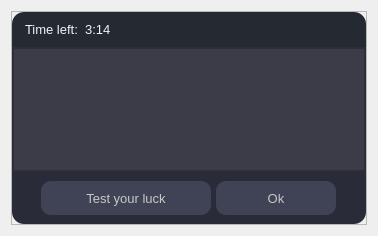
<?xml version="1.0" encoding="UTF-8"?>
<ui version="4.0">
 <class>Form</class>
 <widget class="QWidget" name="Form">
  <property name="geometry">
   <rect>
    <x>0</x>
    <y>0</y>
    <width>378</width>
    <height>236</height>
   </rect>
  </property>
  <property name="windowTitle">
   <string>Form</string>
  </property>
  <layout class="QHBoxLayout" name="horizontalLayout">
   <item>
    <widget class="QFrame" name="frame">
     <property name="maximumSize">
      <size>
       <width>16777215</width>
       <height>214</height>
      </size>
     </property>
     <property name="frameShape">
      <enum>QFrame::StyledPanel</enum>
     </property>
     <property name="frameShadow">
      <enum>QFrame::Raised</enum>
     </property>
     <layout class="QVBoxLayout" name="verticalLayout">
      <property name="spacing">
       <number>0</number>
      </property>
      <property name="leftMargin">
       <number>0</number>
      </property>
      <property name="topMargin">
       <number>0</number>
      </property>
      <property name="rightMargin">
       <number>0</number>
      </property>
      <property name="bottomMargin">
       <number>0</number>
      </property>
      <item>
       <widget class="QFrame" name="title_bar">
        <property name="minimumSize">
         <size>
          <width>0</width>
          <height>35</height>
         </size>
        </property>
        <property name="maximumSize">
         <size>
          <width>16777215</width>
          <height>35</height>
         </size>
        </property>
        <property name="styleSheet">
         <string notr="true">background-color: rgb(37, 41, 50);
border-top-right-radius: 12px;
border-top-left-radius: 12px;</string>
        </property>
        <property name="frameShape">
         <enum>QFrame::StyledPanel</enum>
        </property>
        <property name="frameShadow">
         <enum>QFrame::Raised</enum>
        </property>
        <layout class="QHBoxLayout" name="horizontalLayout_2">
         <property name="spacing">
          <number>0</number>
         </property>
         <property name="leftMargin">
          <number>0</number>
         </property>
         <property name="topMargin">
          <number>0</number>
         </property>
         <property name="rightMargin">
          <number>7</number>
         </property>
         <property name="bottomMargin">
          <number>0</number>
         </property>
         <item>
          <widget class="QLabel" name="title">
           <property name="minimumSize">
            <size>
             <width>230</width>
             <height>1</height>
            </size>
           </property>
           <property name="maximumSize">
            <size>
             <width>16777215</width>
             <height>16777215</height>
            </size>
           </property>
           <property name="font">
            <font>
             <family>Segoe UI</family>
             <pointsize>10</pointsize>
            </font>
           </property>
           <property name="styleSheet">
            <string notr="true">background-color: transparent;
text-align: left;
padding-left: 10px;
color: rgb(242, 242, 248, 255);</string>
           </property>
           <property name="text">
            <string>Time left:  3:14</string>
           </property>
          </widget>
         </item>
         <item>
          <widget class="QFrame" name="frame_5">
           <property name="minimumSize">
            <size>
             <width>30</width>
             <height>0</height>
            </size>
           </property>
           <property name="maximumSize">
            <size>
             <width>30</width>
             <height>30</height>
            </size>
           </property>
           <property name="frameShape">
            <enum>QFrame::StyledPanel</enum>
           </property>
           <property name="frameShadow">
            <enum>QFrame::Raised</enum>
           </property>
           <layout class="QHBoxLayout" name="horizontalLayout_3">
            <property name="spacing">
             <number>0</number>
            </property>
            <property name="leftMargin">
             <number>0</number>
            </property>
            <property name="topMargin">
             <number>1</number>
            </property>
            <property name="rightMargin">
             <number>7</number>
            </property>
            <property name="bottomMargin">
             <number>0</number>
            </property>
           </layout>
          </widget>
         </item>
         <item>
          <widget class="QPushButton" name="close_btn">
           <property name="sizePolicy">
            <sizepolicy hsizetype="Minimum" vsizetype="Fixed">
             <horstretch>0</horstretch>
             <verstretch>0</verstretch>
            </sizepolicy>
           </property>
           <property name="minimumSize">
            <size>
             <width>24</width>
             <height>24</height>
            </size>
           </property>
           <property name="maximumSize">
            <size>
             <width>24</width>
             <height>24</height>
            </size>
           </property>
           <property name="cursor">
            <cursorShape>PointingHandCursor</cursorShape>
           </property>
           <property name="styleSheet">
            <string notr="true">QPushButton {
background-color: transparent;
border-radius: 4px
}

QPushButton:hover {
background-color: rgb(225, 225, 225, 25);
}

QPushButton:pressed {
background-color: rgb(255, 0, 0, 135);
}</string>
           </property>
           <property name="text">
            <string/>
           </property>
           <property name="icon">
            <iconset resource="../icons.qrc">
             <normaloff>:/images/icons/close.png</normaloff>:/images/icons/close.png</iconset>
           </property>
           <property name="iconSize">
            <size>
             <width>22</width>
             <height>22</height>
            </size>
           </property>
          </widget>
         </item>
        </layout>
       </widget>
      </item>
      <item>
       <widget class="QFrame" name="frame_2">
        <property name="minimumSize">
         <size>
          <width>0</width>
          <height>125</height>
         </size>
        </property>
        <property name="maximumSize">
         <size>
          <width>16777215</width>
          <height>125</height>
         </size>
        </property>
        <property name="styleSheet">
         <string notr="true">background-color: rgb(59, 60, 72)</string>
        </property>
        <property name="frameShape">
         <enum>QFrame::StyledPanel</enum>
        </property>
        <property name="frameShadow">
         <enum>QFrame::Raised</enum>
        </property>
        <layout class="QHBoxLayout" name="horizontalLayout_5">
         <property name="spacing">
          <number>0</number>
         </property>
         <property name="leftMargin">
          <number>0</number>
         </property>
         <property name="topMargin">
          <number>0</number>
         </property>
         <property name="rightMargin">
          <number>0</number>
         </property>
         <property name="bottomMargin">
          <number>0</number>
         </property>
         <item>
          <widget class="QFrame" name="frame_4">
           <property name="frameShape">
            <enum>QFrame::StyledPanel</enum>
           </property>
           <property name="frameShadow">
            <enum>QFrame::Raised</enum>
           </property>
           <layout class="QVBoxLayout" name="verticalLayout_2">
            <property name="spacing">
             <number>0</number>
            </property>
            <property name="leftMargin">
             <number>0</number>
            </property>
            <property name="topMargin">
             <number>0</number>
            </property>
            <property name="rightMargin">
             <number>0</number>
            </property>
            <property name="bottomMargin">
             <number>0</number>
            </property>
            <item>
             <widget class="QStackedWidget" name="stage_frame">
              <property name="currentIndex">
               <number>2</number>
              </property>
              <widget class="QWidget" name="first_stage">
               <layout class="QVBoxLayout" name="verticalLayout_3">
                <property name="spacing">
                 <number>0</number>
                </property>
                <property name="leftMargin">
                 <number>0</number>
                </property>
                <property name="topMargin">
                 <number>5</number>
                </property>
                <property name="rightMargin">
                 <number>0</number>
                </property>
                <property name="bottomMargin">
                 <number>0</number>
                </property>
                <item>
                 <widget class="QFrame" name="frame_7">
                  <property name="minimumSize">
                   <size>
                    <width>0</width>
                    <height>55</height>
                   </size>
                  </property>
                  <property name="maximumSize">
                   <size>
                    <width>16777215</width>
                    <height>55</height>
                   </size>
                  </property>
                  <property name="frameShape">
                   <enum>QFrame::StyledPanel</enum>
                  </property>
                  <property name="frameShadow">
                   <enum>QFrame::Raised</enum>
                  </property>
                  <layout class="QVBoxLayout" name="verticalLayout_5">
                   <property name="spacing">
                    <number>0</number>
                   </property>
                   <property name="leftMargin">
                    <number>0</number>
                   </property>
                   <property name="topMargin">
                    <number>0</number>
                   </property>
                   <property name="rightMargin">
                    <number>0</number>
                   </property>
                   <property name="bottomMargin">
                    <number>0</number>
                   </property>
                   <item alignment="Qt::AlignHCenter">
                    <widget class="QLineEdit" name="input_lineedit">
                     <property name="minimumSize">
                      <size>
                       <width>225</width>
                       <height>50</height>
                      </size>
                     </property>
                     <property name="maximumSize">
                      <size>
                       <width>225</width>
                       <height>50</height>
                      </size>
                     </property>
                     <property name="font">
                      <font>
                       <family>Segoe UI</family>
                       <pointsize>10</pointsize>
                      </font>
                     </property>
                     <property name="styleSheet">
                      <string notr="true">QLineEdit {
padding-left: 10px;
padding-right: 10px;
border-radius: 10px;
background-color: rgb(27, 29, 35);
color: rgb(200, 200, 200);
padding-bottom: 1px;
selection-background-color: rgb(189, 147, 249, 150);
selection-color: rgb(195, 195, 195);
border: 2px solid rgb(27, 29, 35)
}

QLineEdit:hover{
border: 2px solid rgb(42, 45, 54);
background-color: rgb(34, 36, 42);
}

QLineEdit:focus{
background-color: rgb(34, 36, 42);
border: 2px solid rgb(130, 90, 207);
}

QLineEdit:disabled {
background-color: rgb(255, 0, 0);}</string>
                     </property>
                     <property name="alignment">
                      <set>Qt::AlignCenter</set>
                     </property>
                     <property name="dragEnabled">
                      <bool>true</bool>
                     </property>
                    </widget>
                   </item>
                  </layout>
                 </widget>
                </item>
                <item alignment="Qt::AlignHCenter">
                 <widget class="QLabel" name="message_1_label">
                  <property name="minimumSize">
                   <size>
                    <width>350</width>
                    <height>50</height>
                   </size>
                  </property>
                  <property name="maximumSize">
                   <size>
                    <width>350</width>
                    <height>50</height>
                   </size>
                  </property>
                  <property name="font">
                   <font>
                    <family>Segoe UI</family>
                    <pointsize>10</pointsize>
                   </font>
                  </property>
                  <property name="styleSheet">
                   <string notr="true">background-color: transparent;
text-align: center;
color: rgb(200, 200, 200, 255);</string>
                  </property>
                  <property name="text">
                   <string/>
                  </property>
                  <property name="alignment">
                   <set>Qt::AlignCenter</set>
                  </property>
                 </widget>
                </item>
               </layout>
              </widget>
              <widget class="QWidget" name="page_2">
               <layout class="QVBoxLayout" name="verticalLayout_4">
                <property name="spacing">
                 <number>0</number>
                </property>
                <property name="leftMargin">
                 <number>0</number>
                </property>
                <property name="topMargin">
                 <number>5</number>
                </property>
                <property name="rightMargin">
                 <number>0</number>
                </property>
                <property name="bottomMargin">
                 <number>0</number>
                </property>
                <item>
                 <widget class="QFrame" name="digit_frame">
                  <property name="minimumSize">
                   <size>
                    <width>0</width>
                    <height>55</height>
                   </size>
                  </property>
                  <property name="maximumSize">
                   <size>
                    <width>16777215</width>
                    <height>55</height>
                   </size>
                  </property>
                  <property name="styleSheet">
                   <string notr="true">background: transparent;</string>
                  </property>
                  <property name="frameShape">
                   <enum>QFrame::StyledPanel</enum>
                  </property>
                  <property name="frameShadow">
                   <enum>QFrame::Raised</enum>
                  </property>
                  <layout class="QHBoxLayout" name="horizontalLayout_6">
                   <property name="spacing">
                    <number>10</number>
                   </property>
                   <property name="leftMargin">
                    <number>0</number>
                   </property>
                   <property name="topMargin">
                    <number>0</number>
                   </property>
                   <property name="rightMargin">
                    <number>0</number>
                   </property>
                   <property name="bottomMargin">
                    <number>0</number>
                   </property>
                   <item>
                    <spacer name="horizontalSpacer_3">
                     <property name="orientation">
                      <enum>Qt::Horizontal</enum>
                     </property>
                     <property name="sizeHint" stdset="0">
                      <size>
                       <width>40</width>
                       <height>20</height>
                      </size>
                     </property>
                    </spacer>
                   </item>
                   <item>
                    <widget class="QLineEdit" name="hundred_digit">
                     <property name="enabled">
                      <bool>true</bool>
                     </property>
                     <property name="minimumSize">
                      <size>
                       <width>45</width>
                       <height>45</height>
                      </size>
                     </property>
                     <property name="maximumSize">
                      <size>
                       <width>45</width>
                       <height>45</height>
                      </size>
                     </property>
                     <property name="font">
                      <font>
                       <family>Segoe UI</family>
                       <pointsize>18</pointsize>
                      </font>
                     </property>
                     <property name="styleSheet">
                      <string notr="true">QLineEdit {
padding-left: 2px;
border-radius: 10px;
color: rgb(200, 200, 200);
padding-bottom: 4px;
background-color: rgb(34, 36, 42);
border: 2px solid rgb(130, 90, 207);}</string>
                     </property>
                     <property name="text">
                      <string>1</string>
                     </property>
                     <property name="alignment">
                      <set>Qt::AlignCenter</set>
                     </property>
                     <property name="placeholderText">
                      <string/>
                     </property>
                    </widget>
                   </item>
                   <item>
                    <widget class="QLineEdit" name="ten_digit">
                     <property name="enabled">
                      <bool>true</bool>
                     </property>
                     <property name="minimumSize">
                      <size>
                       <width>45</width>
                       <height>45</height>
                      </size>
                     </property>
                     <property name="maximumSize">
                      <size>
                       <width>45</width>
                       <height>45</height>
                      </size>
                     </property>
                     <property name="font">
                      <font>
                       <family>Segoe UI</family>
                       <pointsize>18</pointsize>
                      </font>
                     </property>
                     <property name="styleSheet">
                      <string notr="true">QLineEdit {
padding-left: 2px;
border-radius: 10px;
color: rgb(200, 200, 200);
padding-bottom: 4px;
background-color: rgb(34, 36, 42);
border: 2px solid rgb(130, 90, 207);}</string>
                     </property>
                     <property name="text">
                      <string>1</string>
                     </property>
                     <property name="alignment">
                      <set>Qt::AlignCenter</set>
                     </property>
                     <property name="placeholderText">
                      <string/>
                     </property>
                    </widget>
                   </item>
                   <item>
                    <widget class="QLineEdit" name="one_digit">
                     <property name="enabled">
                      <bool>true</bool>
                     </property>
                     <property name="minimumSize">
                      <size>
                       <width>45</width>
                       <height>45</height>
                      </size>
                     </property>
                     <property name="maximumSize">
                      <size>
                       <width>45</width>
                       <height>45</height>
                      </size>
                     </property>
                     <property name="font">
                      <font>
                       <family>Segoe UI</family>
                       <pointsize>18</pointsize>
                      </font>
                     </property>
                     <property name="styleSheet">
                      <string notr="true">QLineEdit {
padding-left: 2px;
border-radius: 10px;
color: rgb(200, 200, 200);
padding-bottom: 4px;
background-color: rgb(34, 36, 42);
border: 2px solid rgb(130, 90, 207);}</string>
                     </property>
                     <property name="text">
                      <string>1</string>
                     </property>
                     <property name="alignment">
                      <set>Qt::AlignCenter</set>
                     </property>
                     <property name="placeholderText">
                      <string/>
                     </property>
                    </widget>
                   </item>
                   <item>
                    <spacer name="horizontalSpacer_4">
                     <property name="orientation">
                      <enum>Qt::Horizontal</enum>
                     </property>
                     <property name="sizeHint" stdset="0">
                      <size>
                       <width>40</width>
                       <height>20</height>
                      </size>
                     </property>
                    </spacer>
                   </item>
                  </layout>
                 </widget>
                </item>
                <item alignment="Qt::AlignHCenter">
                 <widget class="QLabel" name="message_2_label">
                  <property name="minimumSize">
                   <size>
                    <width>350</width>
                    <height>50</height>
                   </size>
                  </property>
                  <property name="maximumSize">
                   <size>
                    <width>350</width>
                    <height>50</height>
                   </size>
                  </property>
                  <property name="font">
                   <font>
                    <family>Segoe UI</family>
                    <pointsize>10</pointsize>
                   </font>
                  </property>
                  <property name="styleSheet">
                   <string notr="true">background-color: transparent;
text-align: center;
color: rgb(200, 200, 200, 255);</string>
                  </property>
                  <property name="text">
                   <string/>
                  </property>
                  <property name="alignment">
                   <set>Qt::AlignCenter</set>
                  </property>
                 </widget>
                </item>
               </layout>
              </widget>
              <widget class="QWidget" name="page_3">
               <layout class="QVBoxLayout" name="verticalLayout_6">
                <property name="spacing">
                 <number>0</number>
                </property>
                <property name="leftMargin">
                 <number>0</number>
                </property>
                <property name="topMargin">
                 <number>5</number>
                </property>
                <property name="rightMargin">
                 <number>0</number>
                </property>
                <property name="bottomMargin">
                 <number>0</number>
                </property>
                <item>
                 <widget class="QFrame" name="digit_frame_2">
                  <property name="minimumSize">
                   <size>
                    <width>0</width>
                    <height>55</height>
                   </size>
                  </property>
                  <property name="maximumSize">
                   <size>
                    <width>16777215</width>
                    <height>55</height>
                   </size>
                  </property>
                  <property name="styleSheet">
                   <string notr="true">background: transparent;</string>
                  </property>
                  <property name="frameShape">
                   <enum>QFrame::StyledPanel</enum>
                  </property>
                  <property name="frameShadow">
                   <enum>QFrame::Raised</enum>
                  </property>
                  <layout class="QHBoxLayout" name="horizontalLayout_7">
                   <property name="spacing">
                    <number>10</number>
                   </property>
                   <property name="leftMargin">
                    <number>0</number>
                   </property>
                   <property name="topMargin">
                    <number>0</number>
                   </property>
                   <property name="rightMargin">
                    <number>0</number>
                   </property>
                   <property name="bottomMargin">
                    <number>0</number>
                   </property>
                  </layout>
                 </widget>
                </item>
                <item>
                 <widget class="QLabel" name="message_3_label">
                  <property name="minimumSize">
                   <size>
                    <width>350</width>
                    <height>50</height>
                   </size>
                  </property>
                  <property name="maximumSize">
                   <size>
                    <width>350</width>
                    <height>50</height>
                   </size>
                  </property>
                  <property name="font">
                   <font>
                    <family>Segoe UI</family>
                    <pointsize>10</pointsize>
                   </font>
                  </property>
                  <property name="styleSheet">
                   <string notr="true">background-color: transparent;
text-align: center;
color: rgb(200, 200, 200, 255);</string>
                  </property>
                  <property name="text">
                   <string/>
                  </property>
                  <property name="alignment">
                   <set>Qt::AlignCenter</set>
                  </property>
                 </widget>
                </item>
               </layout>
              </widget>
             </widget>
            </item>
           </layout>
          </widget>
         </item>
        </layout>
       </widget>
      </item>
      <item>
       <widget class="QFrame" name="frame_3">
        <property name="minimumSize">
         <size>
          <width>0</width>
          <height>52</height>
         </size>
        </property>
        <property name="maximumSize">
         <size>
          <width>16777215</width>
          <height>52</height>
         </size>
        </property>
        <property name="styleSheet">
         <string notr="true">border-bottom-right-radius: 12px;
border-bottom-left-radius: 12px; background-color: rgb(41, 43, 56)</string>
        </property>
        <property name="frameShape">
         <enum>QFrame::StyledPanel</enum>
        </property>
        <property name="frameShadow">
         <enum>QFrame::Raised</enum>
        </property>
        <layout class="QHBoxLayout" name="horizontalLayout_4">
         <property name="spacing">
          <number>5</number>
         </property>
         <property name="leftMargin">
          <number>0</number>
         </property>
         <property name="topMargin">
          <number>0</number>
         </property>
         <property name="rightMargin">
          <number>0</number>
         </property>
         <property name="bottomMargin">
          <number>0</number>
         </property>
         <item>
          <spacer name="horizontalSpacer_2">
           <property name="orientation">
            <enum>Qt::Horizontal</enum>
           </property>
           <property name="sizeHint" stdset="0">
            <size>
             <width>40</width>
             <height>20</height>
            </size>
           </property>
          </spacer>
         </item>
         <item>
          <widget class="QPushButton" name="test_luck_btn">
           <property name="minimumSize">
            <size>
             <width>170</width>
             <height>34</height>
            </size>
           </property>
           <property name="maximumSize">
            <size>
             <width>170</width>
             <height>34</height>
            </size>
           </property>
           <property name="font">
            <font>
             <family>Segoe UI</family>
             <pointsize>10</pointsize>
            </font>
           </property>
           <property name="cursor">
            <cursorShape>PointingHandCursor</cursorShape>
           </property>
           <property name="styleSheet">
            <string notr="true">QPushButton {
	padding-left: 13px;
	padding-right: 13px;
	border-radius: 10px;
	color: rgb(200, 200, 200);
	background-color: rgb(64, 66, 85)
}

QPushButton:hover {
	background-color: rgb(69, 71, 91);

}

QPushButton:pressed  {
	background-color: rgb(56, 58, 71);
}

QPushButton:disabled {
	background-color: rgb(50, 55, 75);
	color: rgb(150, 150, 150);
}</string>
           </property>
           <property name="text">
            <string>Test your luck</string>
           </property>
          </widget>
         </item>
         <item>
          <widget class="QPushButton" name="ok_btn">
           <property name="minimumSize">
            <size>
             <width>120</width>
             <height>34</height>
            </size>
           </property>
           <property name="maximumSize">
            <size>
             <width>120</width>
             <height>34</height>
            </size>
           </property>
           <property name="font">
            <font>
             <family>Segoe UI</family>
             <pointsize>10</pointsize>
            </font>
           </property>
           <property name="cursor">
            <cursorShape>PointingHandCursor</cursorShape>
           </property>
           <property name="styleSheet">
            <string notr="true">QPushButton {
	padding-left: 13px;
	padding-right: 13px;
	border-radius: 10px;
	color: rgb(200, 200, 200);
	background-color: rgb(64, 66, 85)
}

QPushButton:hover {
	background-color: rgb(69, 71, 91);

}

QPushButton:pressed  {
	background-color: rgb(56, 58, 71);
}

QPushButton:disabled {
	background-color: rgb(50, 55, 75);
	color: rgb(150, 150, 150);
}</string>
           </property>
           <property name="text">
            <string>Ok</string>
           </property>
          </widget>
         </item>
         <item>
          <spacer name="horizontalSpacer">
           <property name="orientation">
            <enum>Qt::Horizontal</enum>
           </property>
           <property name="sizeHint" stdset="0">
            <size>
             <width>40</width>
             <height>20</height>
            </size>
           </property>
          </spacer>
         </item>
        </layout>
       </widget>
      </item>
     </layout>
    </widget>
   </item>
  </layout>
 </widget>
 <resources>
  <include location="../icons.qrc"/>
 </resources>
 <connections/>
</ui>
